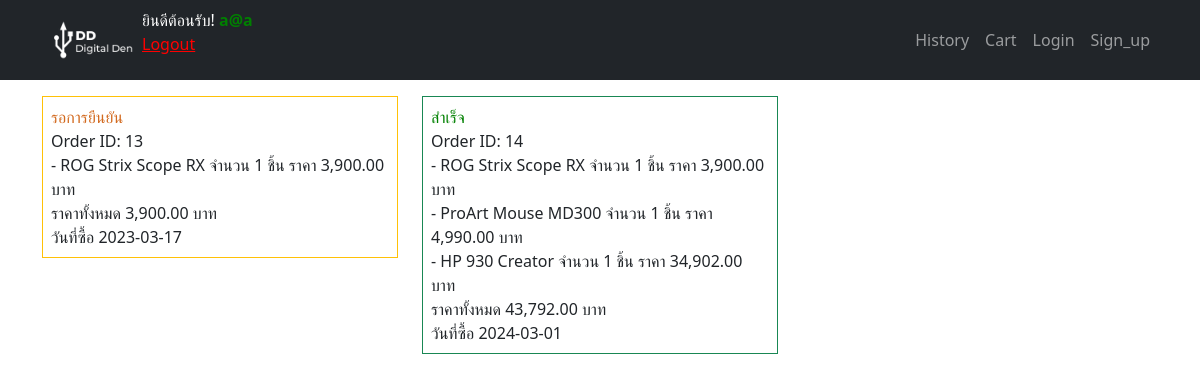
/history.php (signed in), run on the app's committed database.
### tables this page shows
CREATE TABLE `transactions` (
  `TransactionID` int(11) NOT NULL,
  `CustomerID` int(5) NOT NULL,
  `Name` varchar(100) NOT NULL,
  `Address` varchar(100) NOT NULL,
  `Telephone` int(11) NOT NULL,
  `TotalPrice` int(11) NOT NULL,
  `Img` varchar(100) NOT NULL,
  `Totalqty` int(11) NOT NULL,
  `OrderDate` date DEFAULT NULL,
  `Status` char(20) NOT NULL
);

CREATE TABLE `orderdetail` (
  `orderdetailid` int(11) NOT NULL,
  `ProductID` int(11) NOT NULL,
  `transactionID` int(11) NOT NULL,
  `OrderQty` int(11) NOT NULL,
  `Total` int(11) NOT NULL
);

CREATE TABLE `product` (
  `ProductID` int(11) NOT NULL,
  `BrandID` int(11) NOT NULL,
  `categoryID` int(11) NOT NULL,
  `Price` double NOT NULL,
  `Stock` int(11) NOT NULL,
  `Img` varchar(30) NOT NULL,
  `Description` varchar(100) NOT NULL,
  `Name` varchar(20) NOT NULL,
  `cost` int(11) NOT NULL
);

### dbcontroller.php (called while the page is built, shortened)
<?php
class DBController {
    private $host = 'localhost';
    private $user = 'root';
    private $password = '';
    private $database = 'dd';
    private $conn;
    function __construct(){
        $this->conn = $this->connectDB();
    }
    function connectDB(){
        $conn = mysqli_connect($this->host,
        $this->user, $this->password,
        $this->database);
        return $conn;
    }
    function runQuery($query){
        $result =
        mysqli_query($this->conn, $query);
        while ($row = mysqli_fetch_assoc($result)){
            $resultset[] = $row;
        }
        if(!empty($resultset)){
            return $resultset;
        }
    }
}
?>

### history.php (the view, shortened to what this page needs)
<?php
include("assets/headernav.php");
require_once('dbcontroller.php');
require_once('connect.php');
$db_handle = new DBController;
$sqlt = "Select * from customer where Email = '" . $_SESSION['email'] . "'";
$result = mysqli_fetch_array(mysqli_query($conn, $sqlt));
$sql = "Select * from transactions where CustomerID = '" . $result['CustomerID'] . "'";
$pa = $db_handle->runQuery($sql);
?>
<div class="container ">
    <div class="row">
        <?php
        foreach ($pa as $row2) {
        ?>
            <div class="col-md-4">
                <?php if ($row2["Status"] == 2) { ?>
                    <div class="border border-success p-2 mb-2">
                    <a style="color:green">สำเร็จ</a><br>
                    <?php } else if ($row2["Status"] == 1) { ?>
                        <div class="border border-warning p-2 mb-2">
                            <a style="color:chocolate">รอการยืนยัน</a><br>
                        <?php } else {
                        ?>
                            <div class="border border-danger p-2 mb-2">
                                <a style="color:red"href="checkout.php?TransactionID=<?php echo $row2["TransactionID"]; ?>">จ่ายเงิน</a>
                                <br>
                            <?php } ?>
                            <?php echo "Order ID: " . $row2["TransactionID"]; ?><br>
                            <?php
                                $TransactionID = $row2["TransactionID"];
                                $query2 = "SELECT * FROM product JOIN orderdetail on product.ProductID = orderdetail.ProductID WHERE TransactionID = '$TransactionID'";
                                $result2 = mysqli_query($conn, $query2);
                                foreach ($result2 as $row) {
                                    echo "- ".$row['Name'] . " จำนวน ". $row['OrderQty'] ." ชิ้น ราคา " .  number_format($row['Total'],2) ." บาท";
                                  ?>  <br>
                             <?php   } ?>
                            <?php echo "ราคาทั้งหมด ".number_format($row2["TotalPrice"], 2) . " บาท" ?><br>
                            <?php echo "วันที่ซื้อ ".$row2["OrderDate"]; ?><br>
                            </div>
                        </div>
                    <?php
                }
                    ?>
                    </div>
            </div>

### data on the page
transactions: Status "รอการยืนยัน", TransactionID "13", TotalPrice "3,900.00", OrderDate "2023-03-17"
orderdetail: ProductID.Name "ROG Strix Scope RX", OrderQty "1", Total "3,900.00"
transactions: Status "สำเร็จ", TransactionID "14", TotalPrice "43,792.00", OrderDate "2024-03-01"
orderdetail: ProductID.Name "ROG Strix Scope RX", OrderQty "1", Total "3,900.00"
orderdetail: ProductID.Name "ProArt Mouse MD300", OrderQty "1", Total "4,990.00"
orderdetail: ProductID.Name "HP 930 Creator", OrderQty "1", Total "34,902.00"

### other printed values
$_SESSION['username'] "a@a"
